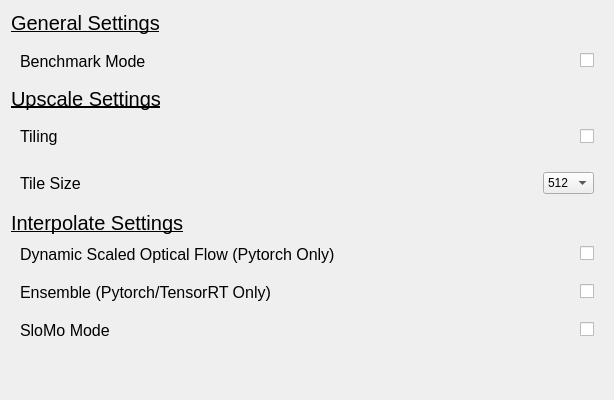
                   <widget class="QWidget" name="advancedSettings">
                    <attribute name="title">
                     <string>Advanced</string>
                    </attribute>
                    <layout class="QVBoxLayout" name="verticalLayout_29">
                     <item>
                      <widget class="QLabel" name="label_41">
                       <property name="font">
                        <font>
                         <pointsize>15</pointsize>
                         <underline>true</underline>
                        </font>
                       </property>
                       <property name="text">
                        <string>General Settings</string>
                       </property>
                      </widget>
                     </item>
                     <item>
                      <widget class="QWidget" name="widget_6" native="true">
                       <property name="sizePolicy">
                        <sizepolicy hsizetype="Preferred" vsizetype="Fixed">
                         <horstretch>0</horstretch>
                         <verstretch>0</verstretch>
                        </sizepolicy>
                       </property>
                       <layout class="QHBoxLayout" name="horizontalLayout_15">
                        <property name="spacing">
                         <number>6</number>
                        </property>
                        <property name="leftMargin">
                         <number>9</number>
                        </property>
                        <property name="topMargin">
                         <number>10</number>
                        </property>
                        <property name="rightMargin">
                         <number>9</number>
                        </property>
                        <property name="bottomMargin">
                         <number>0</number>
                        </property>
                        <item>
                         <widget class="QLabel" name="label_18">
                          <property name="font">
                           <font>
                            <pointsize>12</pointsize>
                           </font>
                          </property>
                          <property name="toolTip">
                           <string/>
                          </property>
                          <property name="statusTip">
                           <string/>
                          </property>
                          <property name="text">
                           <string>Benchmark Mode</string>
                          </property>
                         </widget>
                        </item>
                        <item>
                         <spacer name="horizontalSpacer">
                          <property name="orientation">
                           <enum>Qt::Orientation::Horizontal</enum>
                          </property>
                          <property name="sizeHint" stdset="0">
                           <size>
                            <width>40</width>
                            <height>20</height>
                           </size>
                          </property>
                         </spacer>
                        </item>
                        <item>
                         <widget class="QLabel" name="label_5">
                          <property name="maximumSize">
                           <size>
                            <width>25</width>
                            <height>25</height>
                           </size>
                          </property>
                          <property name="toolTip">
                           <string>&lt;html&gt;&lt;head/&gt;&lt;body&gt;&lt;p&gt;Perform processing without outputing new video. This tests the raw performance of the inference.&lt;/p&gt;&lt;/body&gt;&lt;/html&gt;</string>
                          </property>
                          <property name="text">
                           <string/>
                          </property>
                          <property name="pixmap">
                           <pixmap resource="resources.qrc">:/icons/icons/info.svg</pixmap>
                          </property>
                          <property name="scaledContents">
                           <bool>true</bool>
                          </property>
                         </widget>
                        </item>
                        <item>
                         <widget class="QCheckBox" name="benchmarkModeCheckBox">
                          <property name="styleSheet">
                           <string notr="true"/>
                          </property>
                          <property name="text">
                           <string/>
                          </property>
                         </widget>
                        </item>
                       </layout>
                      </widget>
                     </item>
                     <item>
                      <widget class="QWidget" name="upscaleContainer" native="true">
                       <property name="minimumSize">
                        <size>
                         <width>351</width>
                         <height>128</height>
                        </size>
                       </property>
                       <layout class="QVBoxLayout" name="verticalLayout_16">
                        <property name="spacing">
                         <number>0</number>
                        </property>
                        <property name="leftMargin">
                         <number>0</number>
                        </property>
                        <property name="topMargin">
                         <number>0</number>
                        </property>
                        <property name="rightMargin">
                         <number>0</number>
                        </property>
                        <property name="bottomMargin">
                         <number>0</number>
                        </property>
                        <item>
                         <widget class="QLabel" name="label_40">
                          <property name="font">
                           <font>
                            <pointsize>15</pointsize>
                            <underline>true</underline>
                           </font>
                          </property>
                          <property name="text">
                           <string>Upscale Settings</string>
                          </property>
                         </widget>
                        </item>
                        <item>
                         <widget class="QWidget" name="tilingContainer" native="true">
                          <layout class="QHBoxLayout" name="horizontalLayout_16">
                           <property name="spacing">
                            <number>6</number>
                           </property>
                           <property name="leftMargin">
                            <number>9</number>
                           </property>
                           <property name="topMargin">
                            <number>0</number>
                           </property>
                           <property name="rightMargin">
                            <number>9</number>
                           </property>
                           <property name="bottomMargin">
                            <number>9</number>
                           </property>
                           <item>
                            <widget class="QLabel" name="label_33">
                             <property name="font">
                              <font>
                               <pointsize>12</pointsize>
                              </font>
                             </property>
                             <property name="text">
                              <string>Tiling</string>
                             </property>
                            </widget>
                           </item>
                           <item>
                            <spacer name="horizontalSpacer_8">
                             <property name="orientation">
                              <enum>Qt::Orientation::Horizontal</enum>
                             </property>
                             <property name="sizeHint" stdset="0">
                              <size>
                               <width>40</width>
                               <height>20</height>
                              </size>
                             </property>
                            </spacer>
                           </item>
                           <item>
                            <widget class="QLabel" name="label_34">
                             <property name="maximumSize">
                              <size>
                               <width>25</width>
                               <height>25</height>
                              </size>
                             </property>
                             <property name="toolTip">
                              <string>&lt;html&gt;&lt;head/&gt;&lt;body&gt;&lt;p&gt;Split up processing upscaled frames into chunks.&lt;/p&gt;&lt;p&gt;Lowers VRAM usage, but also slows down render. &lt;/p&gt;&lt;p&gt;Only use when render failes due to VRAM limits.&lt;/p&gt;&lt;/body&gt;&lt;/html&gt;</string>
                             </property>
                             <property name="text">
                              <string/>
                             </property>
                             <property name="pixmap">
                              <pixmap resource="resources.qrc">:/icons/icons/info.svg</pixmap>
                             </property>
                             <property name="scaledContents">
                              <bool>true</bool>
                             </property>
                            </widget>
                           </item>
                           <item>
                            <widget class="QCheckBox" name="tilingCheckBox">
                             <property name="text">
                              <string/>
                             </property>
                            </widget>
                           </item>
                          </layout>
                         </widget>
                        </item>
                        <item>
                         <widget class="QWidget" name="tileSizeContainer" native="true">
                          <layout class="QHBoxLayout" name="horizontalLayout_18">
                           <property name="spacing">
                            <number>6</number>
                           </property>
                           <property name="leftMargin">
                            <number>9</number>
                           </property>
                           <property name="topMargin">
                            <number>0</number>
                           </property>
                           <property name="rightMargin">
                            <number>9</number>
                           </property>
                           <property name="bottomMargin">
                            <number>0</number>
                           </property>
                           <item>
                            <widget class="QLabel" name="label_32">
                             <property name="font">
                              <font>
                               <pointsize>12</pointsize>
                              </font>
                             </property>
                             <property name="text">
                              <string>Tile Size</string>
                             </property>
                            </widget>
                           </item>
                           <item>
                            <spacer name="horizontalSpacer_7">
                             <property name="orientation">
                              <enum>Qt::Orientation::Horizontal</enum>
                             </property>
                             <property name="sizeHint" stdset="0">
                              <size>
                               <width>40</width>
                               <height>20</height>
                              </size>
                             </property>
                            </spacer>
                           </item>
                           <item>
                            <widget class="QComboBox" name="tileSizeComboBox">
                             <item>
                              <property name="text">
                               <string>512</string>
                              </property>
                             </item>
                             <item>
                              <property name="text">
                               <string>384</string>
                              </property>
                             </item>
                             <item>
                              <property name="text">
                               <string>256</string>
                              </property>
                             </item>
                             <item>
                              <property name="text">
                               <string>128</string>
                              </property>
                             </item>
                             <item>
                              <property name="text">
                               <string>64</string>
                              </property>
                             </item>
                            </widget>
                           </item>
                          </layout>
                         </widget>
                        </item>
                       </layout>
                      </widget>
                     </item>
                     <item>
                      <widget class="QWidget" name="interpolateContainer_2" native="true">
                       <layout class="QVBoxLayout" name="interpolateContainer">
                        <property name="spacing">
                         <number>0</number>
                        </property>
                        <property name="leftMargin">
                         <number>0</number>
                        </property>
                        <property name="topMargin">
                         <number>0</number>
                        </property>
                        <property name="rightMargin">
                         <number>0</number>
                        </property>
                        <property name="bottomMargin">
                         <number>0</number>
                        </property>
                        <item>
                         <widget class="QLabel" name="label_42">
                          <property name="font">
                           <font>
                            <pointsize>15</pointsize>
                            <underline>true</underline>
                           </font>
                          </property>
                          <property name="text">
                           <string>Interpolate Settings</string>
                          </property>
                         </widget>
                        </item>
                        <item>
                         <widget class="QWidget" name="sloMoModeContainer_5" native="true">
                          <layout class="QHBoxLayout" name="horizontalLayout_53">
                           <item>
                            <widget class="QLabel" name="label_70">
                             <property name="font">
                              <font>
                               <pointsize>12</pointsize>
                              </font>
                             </property>
                             <property name="text">
                              <string>Dynamic Scaled Optical Flow (Pytorch Only)</string>
                             </property>
                            </widget>
                           </item>
                           <item>
                            <spacer name="horizontalSpacer_26">
                             <property name="orientation">
                              <enum>Qt::Orientation::Horizontal</enum>
                             </property>
                             <property name="sizeHint" stdset="0">
                              <size>
                               <width>226</width>
                               <height>20</height>
                              </size>
                             </property>
                            </spacer>
                           </item>
                           <item>
                            <widget class="QLabel" name="label_71">
                             <property name="maximumSize">
                              <size>
                               <width>25</width>
                               <height>25</height>
                              </size>
                             </property>
                             <property name="toolTip">
                              <string>&lt;html&gt;&lt;head/&gt;&lt;body&gt;&lt;p&gt;Scales optical flow based on the difference between frames.&lt;/p&gt;&lt;p&gt;Helps with anime interpolation.&lt;/p&gt;&lt;/body&gt;&lt;/html&gt;</string>
                             </property>
                             <property name="text">
                              <string/>
                             </property>
                             <property name="pixmap">
                              <pixmap resource="resources.qrc">:/icons/icons/info.svg</pixmap>
                             </property>
                             <property name="scaledContents">
                              <bool>true</bool>
                             </property>
                            </widget>
                           </item>
                           <item>
                            <widget class="QCheckBox" name="dynamicScaledOpticalFlowCheckBox">
                             <property name="text">
                              <string/>
                             </property>
                            </widget>
                           </item>
                          </layout>
                         </widget>
                        </item>
                        <item>
                         <widget class="QWidget" name="sloMoModeContainer_4" native="true">
                          <layout class="QHBoxLayout" name="horizontalLayout_52">
                           <item>
                            <widget class="QLabel" name="label_68">
                             <property name="font">
                              <font>
                               <pointsize>12</pointsize>
                              </font>
                             </property>
                             <property name="text">
                              <string>Ensemble (Pytorch/TensorRT Only)</string>
                             </property>
                            </widget>
                           </item>
                           <item>
                            <spacer name="horizontalSpacer_25">
                             <property name="orientation">
                              <enum>Qt::Orientation::Horizontal</enum>
                             </property>
                             <property name="sizeHint" stdset="0">
                              <size>
                               <width>226</width>
                               <height>20</height>
                              </size>
                             </property>
                            </spacer>
                           </item>
                           <item>
                            <widget class="QLabel" name="label_69">
                             <property name="maximumSize">
                              <size>
                               <width>25</width>
                               <height>25</height>
                              </size>
                             </property>
                             <property name="toolTip">
                              <string>&lt;html&gt;&lt;head/&gt;&lt;body&gt;&lt;p&gt;Ensembles flow, can produce better results.&lt;/p&gt;&lt;p&gt;Only compadible with older RIFE models and GMFSS&lt;/p&gt;&lt;/body&gt;&lt;/html&gt;</string>
                             </property>
                             <property name="text">
                              <string/>
                             </property>
                             <property name="pixmap">
                              <pixmap resource="resources.qrc">:/icons/icons/info.svg</pixmap>
                             </property>
                             <property name="scaledContents">
                              <bool>true</bool>
                             </property>
                            </widget>
                           </item>
                           <item>
                            <widget class="QCheckBox" name="ensembleCheckBox">
                             <property name="text">
                              <string/>
                             </property>
                            </widget>
                           </item>
                          </layout>
                         </widget>
                        </item>
                        <item>
                         <widget class="QWidget" name="sloMoModeContainer" native="true">
                          <layout class="QHBoxLayout" name="horizontalLayout_31">
                           <item>
                            <widget class="QLabel" name="label_36">
                             <property name="font">
                              <font>
                               <pointsize>12</pointsize>
                              </font>
                             </property>
                             <property name="text">
                              <string>SloMo Mode</string>
                             </property>
                            </widget>
                           </item>
                           <item>
                            <spacer name="horizontalSpacer_16">
                             <property name="orientation">
                              <enum>Qt::Orientation::Horizontal</enum>
                             </property>
                             <property name="sizeHint" stdset="0">
                              <size>
                               <width>226</width>
                               <height>20</height>
                              </size>
                             </property>
                            </spacer>
                           </item>
                           <item>
                            <widget class="QLabel" name="label_39">
                             <property name="maximumSize">
                              <size>
                               <width>25</width>
                               <height>25</height>
                              </size>
                             </property>
                             <property name="toolTip">
                              <string>&lt;html&gt;&lt;head/&gt;&lt;body&gt;&lt;p&gt;Increase video length instead of framerate when interpolating.&lt;/p&gt;&lt;p&gt;Audio and Subtitles will not be transfered to output video.&lt;/p&gt;&lt;/body&gt;&lt;/html&gt;</string>
                             </property>
                             <property name="text">
                              <string/>
                             </property>
                             <property name="pixmap">
                              <pixmap resource="resources.qrc">:/icons/icons/info.svg</pixmap>
                             </property>
                             <property name="scaledContents">
                              <bool>true</bool>
                             </property>
                            </widget>
                           </item>
                           <item>
                            <widget class="QCheckBox" name="sloMoModeCheckBox">
                             <property name="text">
                              <string/>
                             </property>
                            </widget>
                           </item>
                          </layout>
                         </widget>
                        </item>
                       </layout>
                      </widget>
                     </item>
                     <item>
                      <spacer name="verticalSpacer_2">
                       <property name="orientation">
                        <enum>Qt::Orientation::Vertical</enum>
                       </property>
                       <property name="sizeHint" stdset="0">
                        <size>
                         <width>20</width>
                         <height>40</height>
                        </size>
                       </property>
                      </spacer>
                     </item>
                    </layout>
                   </widget>
